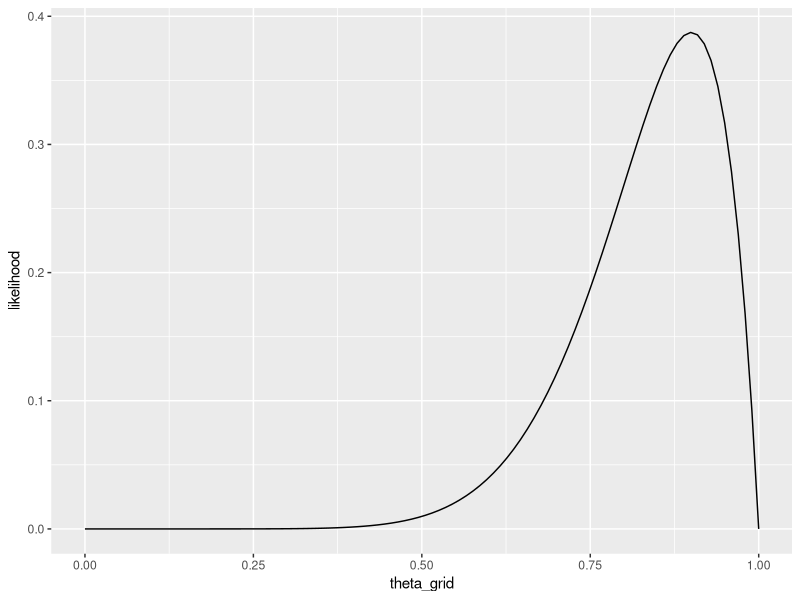
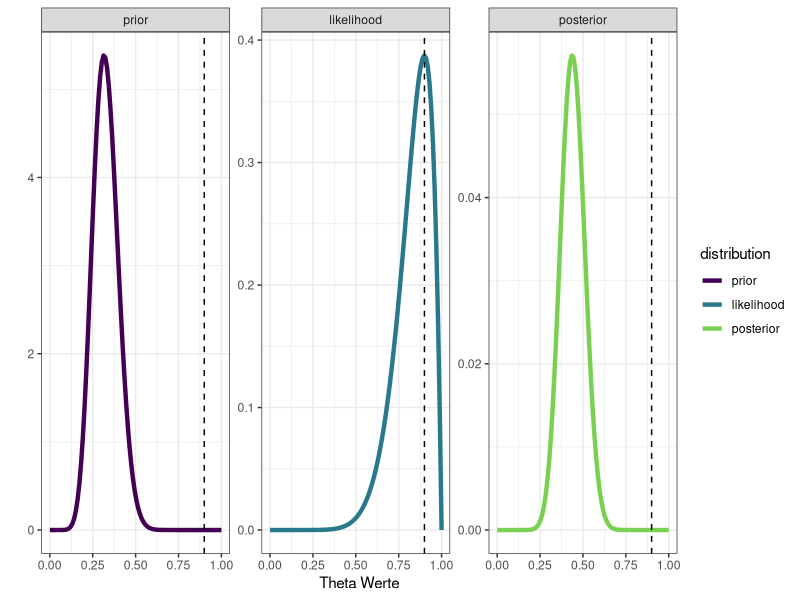

Recreate these plots in R, in order.
## ---- chunk 1
knitr::opts_chunk$set(echo = TRUE)
library(tidyverse)
## ---- chunk 2
answers <- c(1, 1, 1, 1, 0, 1, 1, 1, 1, 1)
## ---- chunk 3
ncorrect <- sum(answers)
nquestions <- length(answers)
prior_ncorrect <- 4 + 3 + 2 +4
prior_nquestions <- 4 * 10
prior_nwrong <- prior_nquestions - prior_ncorrect
## ---- chunk 4
n_points <- 100
theta_grid <- seq(from = 0 , to = 1 , length.out = n_points)
## ---- chunk 5
likelihood <- dbinom(x = ncorrect , size = nquestions , prob = theta_grid)
## ---- chunk 6
tibble(theta_grid, likelihood) %>% 
  ggplot(aes(x = theta_grid, y = likelihood)) +
  geom_line()
## ---- chunk 7
prior <- dbeta(x = theta_grid, shape1 = prior_ncorrect,  shape2 = prior_nwrong)
## ---- chunk 8
unstandardized_posterior <- likelihood * prior
posterior <- unstandardized_posterior / sum(unstandardized_posterior)
posterior
## ---- chunk 9
df <- tibble(theta_grid, prior, likelihood, posterior)

df %>%
  pivot_longer(-theta_grid, names_to = "distribution", values_to = "density") %>% 
  mutate(distribution = as_factor(distribution)) %>% 
  ggplot(aes(theta_grid, density, color = distribution)) +
  geom_line(size = 1.5) +
  geom_vline(xintercept = 9/10, linetype = "dashed") +
  scale_color_viridis_d(end = 0.8) +
  xlab("Theta Werte") +
  ylab("") +
  facet_wrap(~distribution, scales = "free_y") +
  theme_bw()
## ---- chunk 10
1 - pbinom(q = ncorrect, size = nquestions, prob = prior_ncorrect/prior_nquestions)
